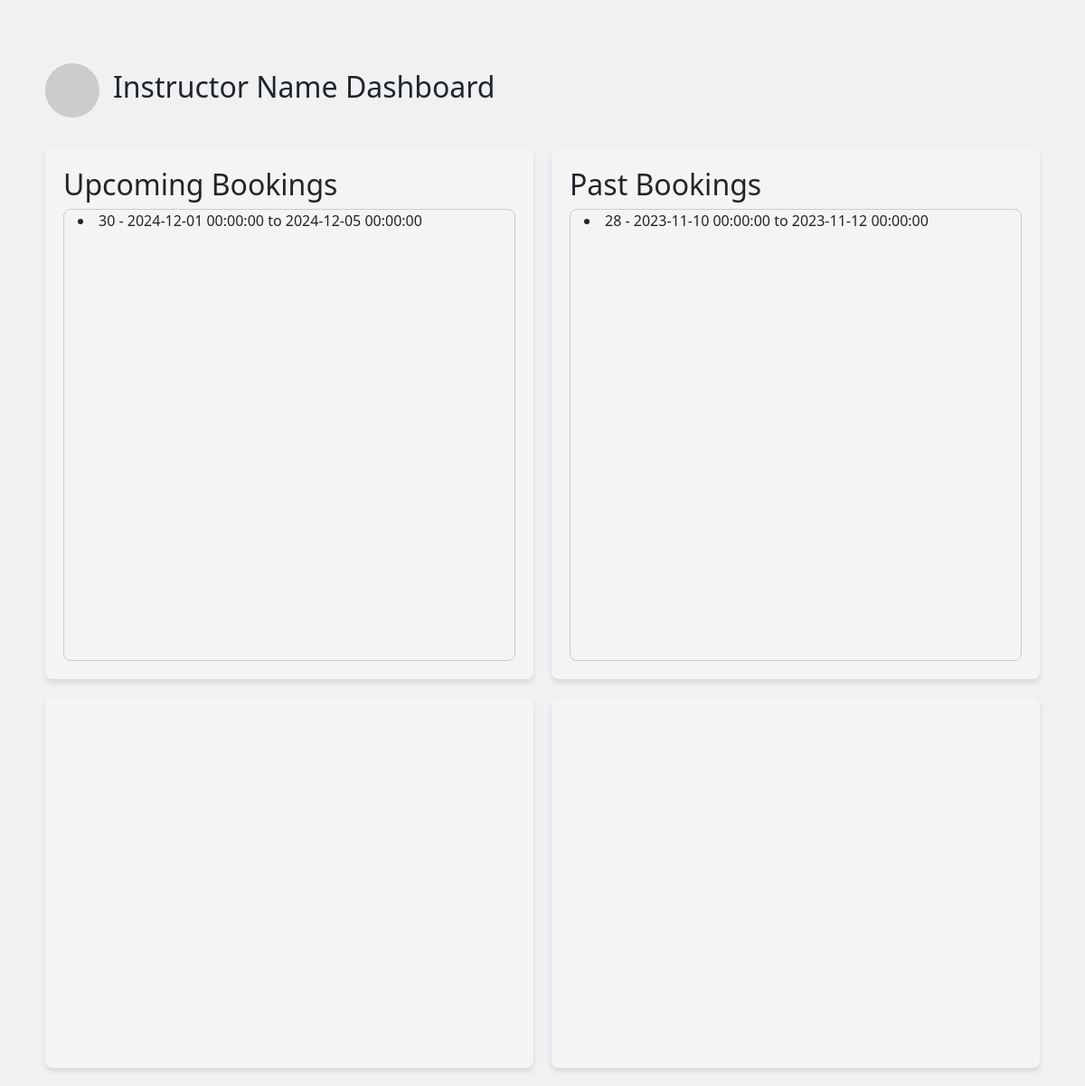
Screenshot of /userDashboard.php with the database file from the repository.
### tables this page shows
CREATE TABLE `bookings` (
  `Booking_ID` int(11) NOT NULL,
  `user_ID` int(11) NOT NULL,
  `Room_ID` int(11) NOT NULL,
  `Start_Time` datetime NOT NULL,
  `End_Time` datetime NOT NULL
);

### userDashboard.php (the view, shortened to what this page needs)
<!DOCTYPE html>
<html lang="en">
<head>
    <link href="https://cdn.jsdelivr.net/npm/bootstrap@5.3.0-alpha1/dist/css/bootstrap.min.css" rel="stylesheet">
    <link rel="stylesheet" href="css/styles.css">
</head>
<body>
    <?php
    $username = "Instructor Name";
    include('database/db.php');
    $sql = "SELECT ID FROM users WHERE name = ?";
    $stmt = $pdo->prepare($sql);
    $stmt->execute([$username]);
    $userID = $stmt->fetch();
    $sql = "SELECT Room_ID, Start_Time, End_Time FROM bookings WHERE user_ID = ? AND Start_Time > NOW()";
    $stmt = $pdo->prepare($sql);
    $stmt->execute([$userID['ID']]);
    $comingbookings = $stmt->fetchAll();
    $sql = "SELECT Room_ID, Start_Time, End_Time FROM bookings WHERE user_ID = ? AND Start_Time < NOW()";
    $stmt = $pdo->prepare($sql);
    $stmt->execute([$userID['ID']]);
    $pastbookings = $stmt->fetchAll();
    ?>
    <header>
        <div class="container">
            <div class="dashboard-header" style="margin-bottom: 15px;">
                <img src="https://via.placeholder.com/100" alt="User Picture" class="profile-pic">
                <h2><?php echo $username; ?> Dashboard</h2>
            </div>
            <div class="dashnoard-container">
                <div class="box" id="upcoming-bookings">
                    <h2>Upcoming Bookings</h2>
                    <div class="scrollable-container">
                        <?php
                        foreach ($comingbookings as $booking) {
                            $room = $booking['Room_ID'];
                            $start = $booking['Start_Time'];
                            $end = $booking['End_Time'];
                            echo "<li>{$room} - {$start} to {$end}</li>";
                        }
                        ?>
                    </div>
                </div>
                <div class="box" id="past-bookings">
                    <h2>Past Bookings</h2>
                    <div class="scrollable-container">
                        <?php
                        foreach ($pastbookings as $booking) {
                            $room = $booking['Room_ID'];
                            $start = $booking['Start_Time'];
                            $end = $booking['End_Time'];
                            echo "<li>{$room} - {$start} to {$end}</li>";
                        }
                        ?>
                    </div>
                </div>
                <div class="charts">
                    <div class="chart" id="most used">
                        <div class="chart-container">
                            <?php include('userRoomsUsage.php'); ?>
                        </div>
                    </div>
                    <div class="chart" id="most timing">
                        <div class="chart-container">
                            <?php include('userTimingUsage.php'); ?>
                        </div>
                    </div>
                </div>
            </div>
        </div>
    </header>
</body>
</html>

### css/styles.css (style rules this page uses)
:root { --whitish: #EFF1F3; --blue: #8ecae6; --yellow: #FED766; --balckish: #272727; --red:#a4161a; }
body { background-color: var(--whitish); }
.container { margin-top:30px; display: flex; justify-content: center; padding: 20px; background-color: var(--gray); }
.scrollable-container { display: flex; flex-wrap: wrap; justify-content: space-between; max-width: 100%; height: 500px; overflow-y: auto; padding-left: 15px; padding-right: 15px; border: 1px solid #ccc; border-radius: 8px; }

### userDashboard.php (style rules this page uses)
html, body { height: 100%; margin: 0; }
.container { min-height: 100vh; display: flex; flex-direction: column; }
.dashboard-header { display: flex; align-items: center; margin-top: 20px; }
.profile-pic { width: 60px; height: 60px; object-fit: cover; border-radius: 50%; margin-right: 15px; }
.dashnoard-container { display: flex; justify-content: space-between; gap: 20px; flex-wrap: wrap; margin-top: 20px; }
.box { background-color: #f4f4f4; padding: 20px; border-radius: 8px; box-shadow: 0 4px 6px rgba(0, 0, 0, 0.1); flex: 1 1 30%; min-width: 250px; }
.charts { display: flex; flex: 1 1 60%; flex-wrap: wrap; gap: 20px; }
.chart { background-color: #f4f4f4; padding: 20px; border-radius: 8px; box-shadow: 0 4px 6px rgba(0, 0, 0, 0.1); flex: 1 1 45%; min-width: 300px; }

### rows the page displays
bookings: Room_ID "30", Start_Time "2024-12-01 00:00:00", End_Time "2024-12-05 00:00:00"
bookings: Room_ID "28", Start_Time "2023-11-10 00:00:00", End_Time "2023-11-12 00:00:00"

### other values shown
$username "Instructor Name"
